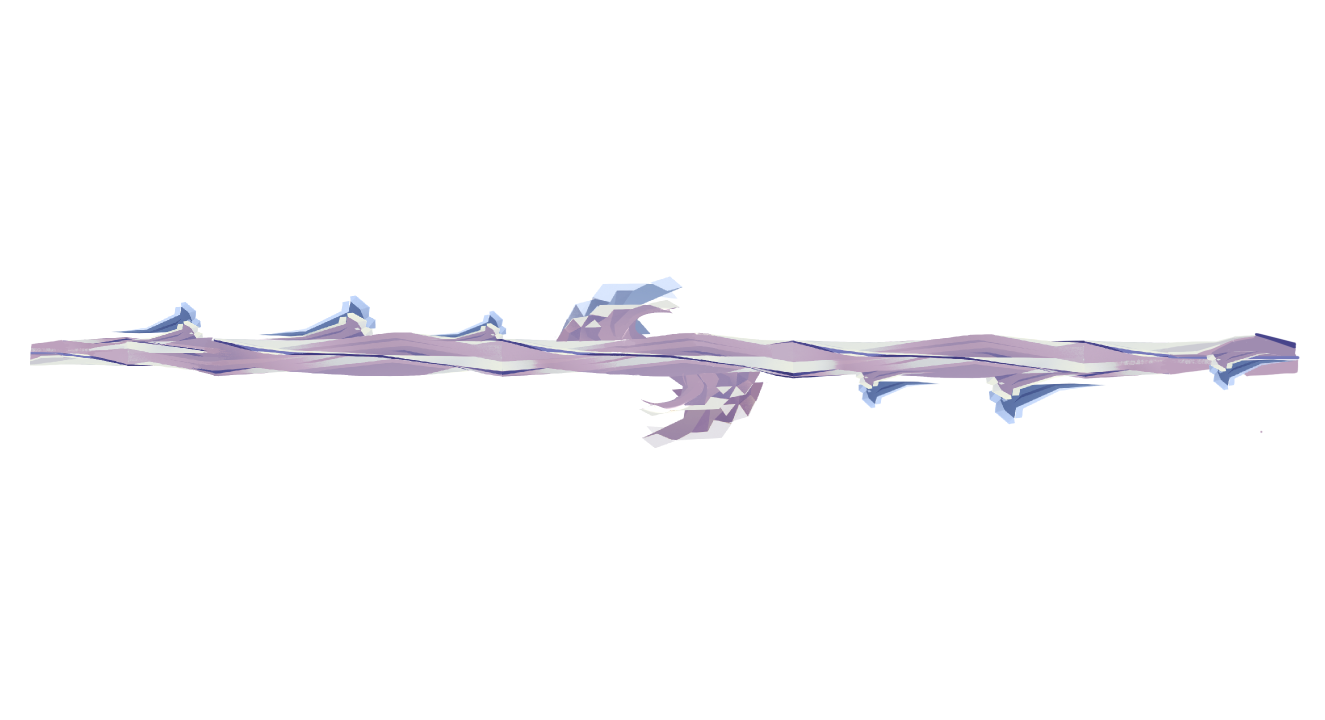
#> input picture assets/image/background/edge.png, 2650 x 1440 px (shown at 1/2 size)
$ python build_controls.py
#> lines starting #> are read from the running program, lines starting #| are printed output that depends on the picture
"""按 edge.png 的原图坐标生成连续形变权重；不改写原画和透明轮廓。"""
from pathlib import Path
import numpy as np
from PIL import Image

GAME = Path(__file__).resolve().parents[2]
SOURCE = GAME/'assets/image/background/edge.png'
OUT = GAME/'assets/image/background/boundary_motion'


def weights(width=1325, height=720):
    # 控制图半分辨率足以描述宽缓形变；对称的是位移场，原画细节不做镜像替换。
    y,x=np.mgrid[:height,:width].astype(float)
    x=(x+.5)*2650/width; y=(y+.5)*1440/height
    def pair(cx,cy,rx,ry):
        one=np.exp(-(((x-cx)/rx)**2+((y-cy)/ry)**2)*2)
        two=np.exp(-(((x-(2650-cx))/rx)**2+((y-(1440-cy))/ry)**2)*2)
        return np.maximum(one,two)
    small=np.maximum.reduce([pair(370,630,130,105),pair(710,620,150,115),pair(970,675,110,80)])
    crest_tip=pair(1330,565,120,110)
    curl=np.maximum(pair(1245,638,220,170),crest_tip)
    tips=np.maximum(small,crest_tip)
    return np.stack([small,curl,tips,np.ones_like(x)],axis=-1)


if __name__=='__main__':
    assert Image.open(SOURCE).size==(2650,1440)
    OUT.mkdir(parents=True,exist_ok=True)
    control=weights()
    assert np.max(np.abs(control-control[::-1,::-1]))<1e-10
    Image.fromarray(np.round(control*255).astype('uint8')).save(OUT/'controls.png')
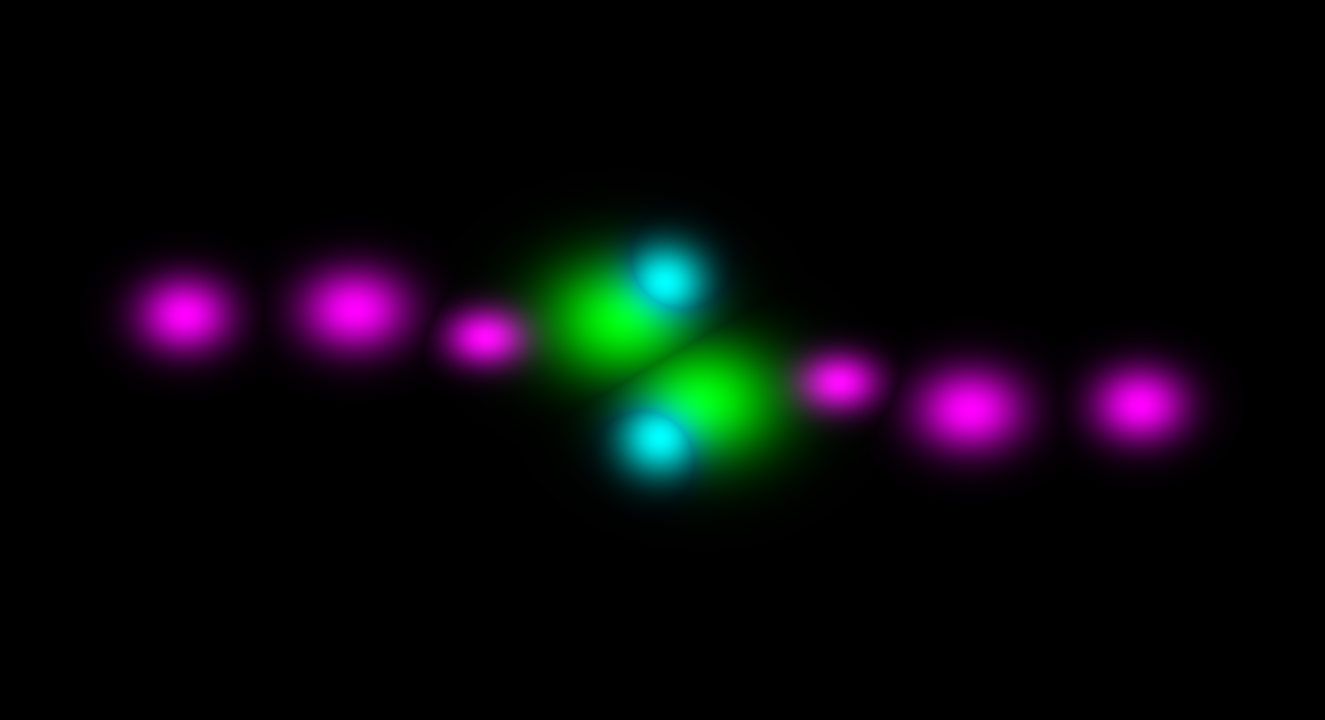
#> saved as controls.png: PIL image 1325x720 RGBA; mean R, G, B, A 8.2, 7.7, 10.9, 255
    print('Generated boundary controls: 1325 x 720, centrally symmetric weights')
